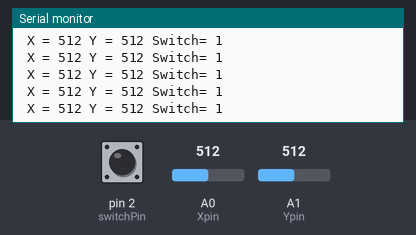
Bench run of a sketch on a simulated Arduino Uno, built with avr-gcc and run on an emulated ATmega328P. Parts: the last lines printed to the serial monitor. The test bench sets the inputs (shaded band); at power-on: A0 (Xpin) = 512, A1 (Ypin) = 512, pin 2 (switchPin) HIGH.

Above: at 1.2 s.
1.3 s: A0 (Xpin) set to 716
At 1.76 s:
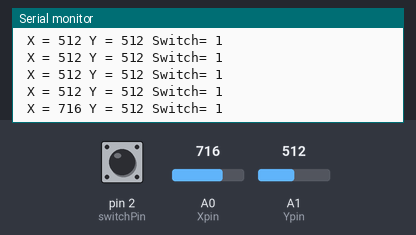
2.8 s: A1 (Ypin) set to 716
At 2.97 s:
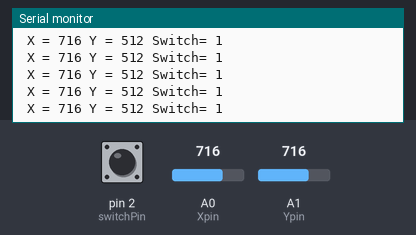
4.3 s: pin 2 (switchPin) pulled LOW for 0.25 s
At 4.77 s:
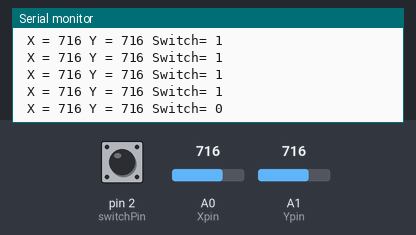
6.0 s: A0 (Xpin) set to 900
At 6.18 s:
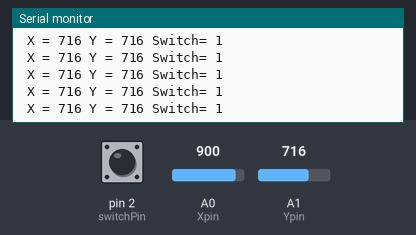
7.5 s: pin 2 (switchPin) pulled LOW for 1 s
At 7.98 s:
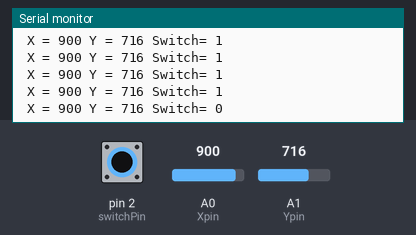
10.0 s: A1 (Ypin) set to 900
At 10.19 s:
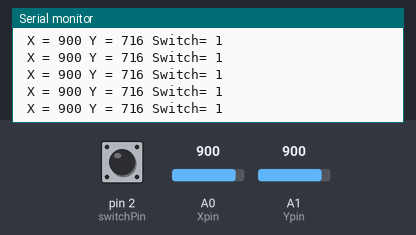
Timing chart, 0 to 12.5 s (numbered marks = the images above; inputs shaded):
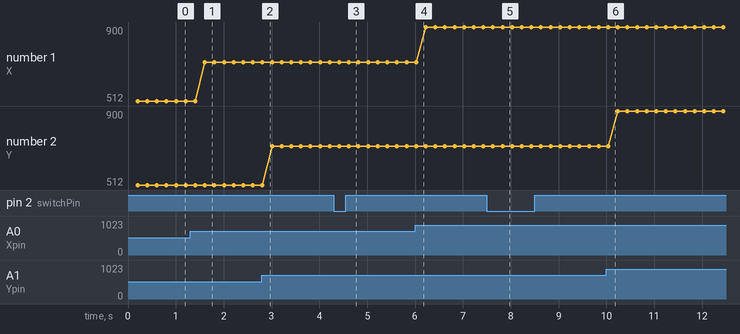

Measured:
- after the input at 1.3 s, the serial monitor: prints a new line after 0.31 s (image 1)
- after the input at 4.3 s, the serial monitor: prints a new line after 0.32 s (image 3)
- after the input at 7.5 s, the serial monitor: prints a new line after 0.33 s (image 5)
- plotted number 1: 512 → 716 after the input at 1.3 s, 716 → 900 after the input at 6.0 s

The sketch:

12_joystick.ino
```cpp
int Xpin=A0;
int Ypin=A1;
int switchPin=2;
int Xval;
int Yval;
int switchVal;

void setup() {
  Serial.begin(9600);
  pinMode(Xpin, INPUT);
  pinMode(Ypin, INPUT);
  pinMode(switchPin, INPUT);
  digitalWrite(switchPin, HIGH); // to make a pull-up resistor

}

void loop() {
 Xval=analogRead(Xpin);
 Yval=analogRead(Ypin);
 switchVal=digitalRead(switchPin);
 delay(200);
 Serial.print(" X = ");
 Serial.print(Xval);
 Serial.print(" Y = ");
 Serial.print(Yval);
 Serial.print(" Switch= ");
 Serial.println(switchVal);
}
```
